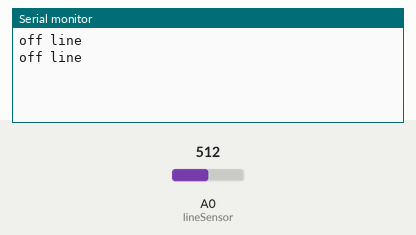
Bench run of a sketch on a simulated Arduino Uno, built with avr-gcc and run on an emulated ATmega328P. Parts: the last lines printed to the serial monitor. Inputs (shaded band) come from the test bench; at power-on: A0 (lineSensor) = 512.

Above: at 2.8 s.
2.9 s: A0 (lineSensor) set to 34
At 3.8 s:
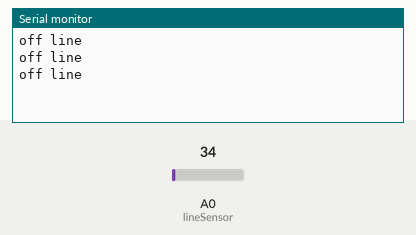
4.4 s: A0 (lineSensor) set to 27
At 5.8 s:
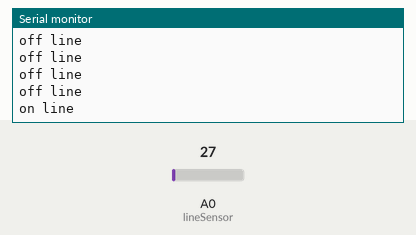

The sketch:

line_sensor_test.ino
```cpp
const int lineSensor = A0;
const int threshold = 30;


void setup() {
  Serial.begin(9600);
  pinMode(lineSensor, INPUT);
}

void loop() {
  delay(1000);
  // Serial.println(analogRead(lineSensor));
  int sensor = analogRead(lineSensor);
  if (sensor > threshold) {
    Serial.println("off line");
  } else {
    Serial.println("on line");
  }
}
```

Measured:
- the behaviour switches between 31 and 30 on A0 (lineSensor) (found by bisection; images 1 and 2)
- after the input at 4.4 s, the serial monitor: prints a new line after 0.60 s (image 2)
